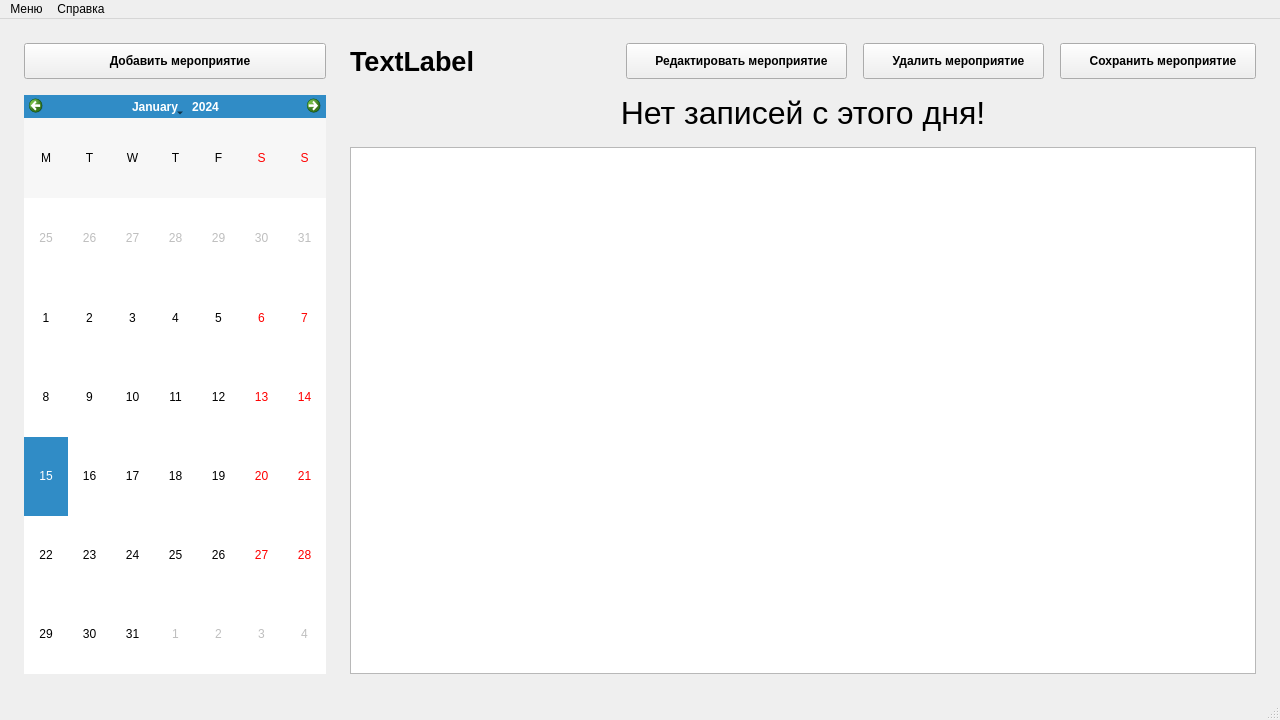
<?xml version="1.0" encoding="UTF-8"?>
<ui version="4.0">
 <class>MainWindow</class>
 <widget class="QMainWindow" name="MainWindow">
  <property name="geometry">
   <rect>
    <x>0</x>
    <y>0</y>
    <width>1280</width>
    <height>720</height>
   </rect>
  </property>
  <property name="minimumSize">
   <size>
    <width>1280</width>
    <height>720</height>
   </size>
  </property>
  <property name="windowTitle">
   <string>Event Organizer</string>
  </property>
  <property name="windowIcon">
   <iconset resource="resources/resources.qrc">
    <normaloff>:/icons/favicon.ico</normaloff>:/icons/favicon.ico</iconset>
  </property>
  <widget class="QWidget" name="centralwidget">
   <layout class="QGridLayout" name="gridLayout" columnstretch="25,75">
    <property name="leftMargin">
     <number>24</number>
    </property>
    <property name="topMargin">
     <number>24</number>
    </property>
    <property name="rightMargin">
     <number>24</number>
    </property>
    <property name="bottomMargin">
     <number>24</number>
    </property>
    <property name="spacing">
     <number>24</number>
    </property>
    <item row="0" column="0">
     <layout class="QVBoxLayout" name="verticalLayout">
      <property name="spacing">
       <number>16</number>
      </property>
      <item>
       <widget class="QPushButton" name="addButton">
        <property name="sizePolicy">
         <sizepolicy hsizetype="Minimum" vsizetype="Fixed">
          <horstretch>0</horstretch>
          <verstretch>0</verstretch>
         </sizepolicy>
        </property>
        <property name="minimumSize">
         <size>
          <width>0</width>
          <height>36</height>
         </size>
        </property>
        <property name="font">
         <font>
          <pointsize>9</pointsize>
          <bold>true</bold>
          <kerning>true</kerning>
         </font>
        </property>
        <property name="tabletTracking">
         <bool>false</bool>
        </property>
        <property name="contextMenuPolicy">
         <enum>Qt::DefaultContextMenu</enum>
        </property>
        <property name="acceptDrops">
         <bool>false</bool>
        </property>
        <property name="autoFillBackground">
         <bool>false</bool>
        </property>
        <property name="text">
         <string>   Добавить мероприятие</string>
        </property>
        <property name="icon">
         <iconset resource="resources/resources.qrc">
          <normaloff>:/icons/calendar-plus.png</normaloff>:/icons/calendar-plus.png</iconset>
        </property>
        <property name="checkable">
         <bool>false</bool>
        </property>
        <property name="autoRepeat">
         <bool>false</bool>
        </property>
        <property name="autoExclusive">
         <bool>false</bool>
        </property>
        <property name="autoRepeatInterval">
         <number>100</number>
        </property>
        <property name="autoDefault">
         <bool>false</bool>
        </property>
        <property name="default">
         <bool>false</bool>
        </property>
        <property name="flat">
         <bool>false</bool>
        </property>
       </widget>
      </item>
      <item>
       <widget class="QCalendarWidget" name="calendarWidget">
        <property name="gridVisible">
         <bool>false</bool>
        </property>
        <property name="selectionMode">
         <enum>QCalendarWidget::SingleSelection</enum>
        </property>
        <property name="horizontalHeaderFormat">
         <enum>QCalendarWidget::SingleLetterDayNames</enum>
        </property>
        <property name="verticalHeaderFormat">
         <enum>QCalendarWidget::NoVerticalHeader</enum>
        </property>
        <property name="navigationBarVisible">
         <bool>true</bool>
        </property>
        <property name="dateEditEnabled">
         <bool>true</bool>
        </property>
       </widget>
      </item>
     </layout>
    </item>
    <item row="0" column="1">
     <layout class="QVBoxLayout" name="verticalLayout_2">
      <property name="spacing">
       <number>16</number>
      </property>
      <item>
       <layout class="QGridLayout" name="gridLayout_2" columnstretch="40,20,20,20">
        <property name="topMargin">
         <number>0</number>
        </property>
        <property name="spacing">
         <number>16</number>
        </property>
        <item row="0" column="0">
         <widget class="QLabel" name="dateLabel">
          <property name="font">
           <font>
            <pointsize>20</pointsize>
            <bold>true</bold>
           </font>
          </property>
          <property name="text">
           <string>TextLabel</string>
          </property>
         </widget>
        </item>
        <item row="0" column="1">
         <widget class="QPushButton" name="editButton">
          <property name="minimumSize">
           <size>
            <width>221</width>
            <height>36</height>
           </size>
          </property>
          <property name="font">
           <font>
            <bold>true</bold>
           </font>
          </property>
          <property name="mouseTracking">
           <bool>false</bool>
          </property>
          <property name="text">
           <string>   Редактировать мероприятие</string>
          </property>
          <property name="icon">
           <iconset resource="resources/resources.qrc">
            <normaloff>:/icons/calendar-pen.png</normaloff>:/icons/calendar-pen.png</iconset>
          </property>
          <property name="flat">
           <bool>false</bool>
          </property>
         </widget>
        </item>
        <item row="0" column="2">
         <widget class="QPushButton" name="deleteButton">
          <property name="minimumSize">
           <size>
            <width>181</width>
            <height>36</height>
           </size>
          </property>
          <property name="font">
           <font>
            <bold>true</bold>
           </font>
          </property>
          <property name="text">
           <string>   Удалить мероприятие</string>
          </property>
          <property name="icon">
           <iconset resource="resources/resources.qrc">
            <normaloff>:/icons/calendar-minus.png</normaloff>:/icons/calendar-minus.png</iconset>
          </property>
         </widget>
        </item>
        <item row="0" column="3">
         <widget class="QPushButton" name="saveButton">
          <property name="minimumSize">
           <size>
            <width>196</width>
            <height>36</height>
           </size>
          </property>
          <property name="font">
           <font>
            <bold>true</bold>
           </font>
          </property>
          <property name="text">
           <string>   Сохранить мероприятие</string>
          </property>
          <property name="icon">
           <iconset resource="resources/resources.qrc">
            <normaloff>:/icons/floppy-disk.png</normaloff>:/icons/floppy-disk.png</iconset>
          </property>
         </widget>
        </item>
       </layout>
      </item>
      <item>
       <widget class="QLabel" name="label">
        <property name="font">
         <font>
          <pointsize>24</pointsize>
         </font>
        </property>
        <property name="layoutDirection">
         <enum>Qt::LeftToRight</enum>
        </property>
        <property name="text">
         <string>Нет записей с этого дня!</string>
        </property>
        <property name="alignment">
         <set>Qt::AlignCenter</set>
        </property>
       </widget>
      </item>
      <item>
       <widget class="QTableView" name="tableView">
        <property name="showGrid">
         <bool>true</bool>
        </property>
        <property name="sortingEnabled">
         <bool>true</bool>
        </property>
        <attribute name="verticalHeaderVisible">
         <bool>false</bool>
        </attribute>
       </widget>
      </item>
     </layout>
    </item>
   </layout>
  </widget>
  <widget class="QMenuBar" name="menubar">
   <property name="geometry">
    <rect>
     <x>0</x>
     <y>0</y>
     <width>1280</width>
     <height>21</height>
    </rect>
   </property>
   <property name="defaultUp">
    <bool>false</bool>
   </property>
   <property name="nativeMenuBar">
    <bool>true</bool>
   </property>
   <widget class="QMenu" name="menu">
    <property name="title">
     <string>Меню</string>
    </property>
    <addaction name="menu_addEvent"/>
    <addaction name="menu_saveEvent"/>
    <addaction name="menu_editEvent"/>
    <addaction name="menu_deleteEvent"/>
    <addaction name="separator"/>
    <addaction name="menu_settings"/>
    <addaction name="separator"/>
    <addaction name="menu_exit"/>
   </widget>
   <widget class="QMenu" name="reference">
    <property name="title">
     <string>Справка</string>
    </property>
    <addaction name="reference_help"/>
    <addaction name="reference_about"/>
   </widget>
   <addaction name="menu"/>
   <addaction name="reference"/>
  </widget>
  <widget class="QStatusBar" name="statusbar"/>
  <action name="menu_addEvent">
   <property name="icon">
    <iconset resource="resources/resources.qrc">
     <normaloff>:/icons/calendar-plus.png</normaloff>:/icons/calendar-plus.png</iconset>
   </property>
   <property name="text">
    <string>Добавить мероприятие</string>
   </property>
   <property name="shortcut">
    <string>Ctrl+A</string>
   </property>
  </action>
  <action name="menu_editEvent">
   <property name="icon">
    <iconset resource="resources/resources.qrc">
     <normaloff>:/icons/calendar-pen.png</normaloff>:/icons/calendar-pen.png</iconset>
   </property>
   <property name="text">
    <string>Редактировать мероприятие</string>
   </property>
   <property name="shortcut">
    <string>Ctrl+E</string>
   </property>
  </action>
  <action name="menu_deleteEvent">
   <property name="icon">
    <iconset resource="resources/resources.qrc">
     <normaloff>:/icons/calendar-minus.png</normaloff>:/icons/calendar-minus.png</iconset>
   </property>
   <property name="text">
    <string>Удалить мероприятие</string>
   </property>
   <property name="shortcut">
    <string>Ctrl+D</string>
   </property>
  </action>
  <action name="menu_exit">
   <property name="icon">
    <iconset resource="resources/resources.qrc">
     <normaloff>:/icons/right-from-bracket.png</normaloff>:/icons/right-from-bracket.png</iconset>
   </property>
   <property name="text">
    <string>Выход</string>
   </property>
   <property name="shortcut">
    <string>Ctrl+Q</string>
   </property>
  </action>
  <action name="reference_help">
   <property name="icon">
    <iconset resource="resources/resources.qrc">
     <normaloff>:/icons/circle-info.png</normaloff>:/icons/circle-info.png</iconset>
   </property>
   <property name="text">
    <string>Помощь</string>
   </property>
   <property name="shortcut">
    <string>F1</string>
   </property>
  </action>
  <action name="reference_about">
   <property name="icon">
    <iconset resource="resources/resources.qrc">
     <normaloff>:/icons/address-card.png</normaloff>:/icons/address-card.png</iconset>
   </property>
   <property name="text">
    <string>О программе</string>
   </property>
   <property name="shortcut">
    <string>F2</string>
   </property>
  </action>
  <action name="menu_saveEvent">
   <property name="icon">
    <iconset resource="resources/resources.qrc">
     <normaloff>:/icons/floppy-disk.png</normaloff>:/icons/floppy-disk.png</iconset>
   </property>
   <property name="text">
    <string>Сохранить мероприятие</string>
   </property>
   <property name="shortcut">
    <string>Ctrl+S</string>
   </property>
  </action>
  <action name="menu_settings">
   <property name="icon">
    <iconset resource="resources/resources.qrc">
     <normaloff>:/icons/gear.png</normaloff>:/icons/gear.png</iconset>
   </property>
   <property name="text">
    <string>Настройки</string>
   </property>
   <property name="shortcut">
    <string>Ctrl+I</string>
   </property>
  </action>
 </widget>
 <resources>
  <include location="resources/resources.qrc"/>
 </resources>
 <connections/>
</ui>
